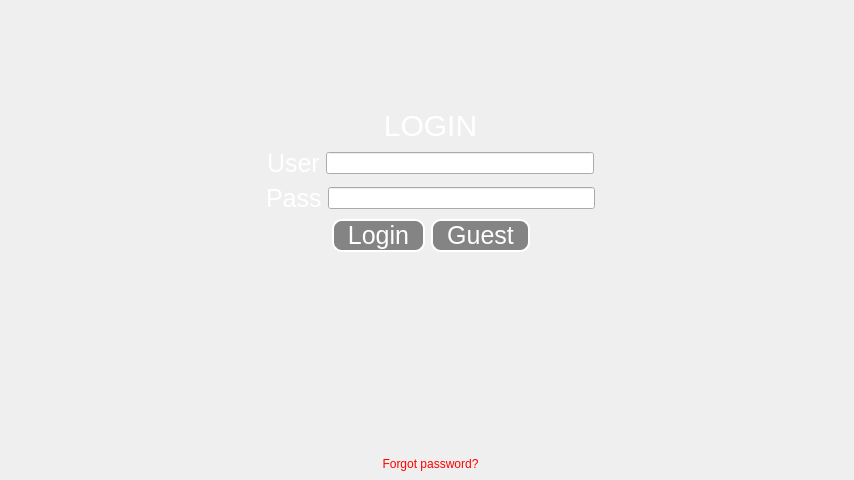
<?xml version="1.0" encoding="UTF-8"?>
<ui version="4.0">
 <class>Form</class>
 <widget class="QWidget" name="Form">
  <property name="geometry">
   <rect>
    <x>0</x>
    <y>0</y>
    <width>854</width>
    <height>480</height>
   </rect>
  </property>
  <property name="windowTitle">
   <string>Form</string>
  </property>
  <property name="styleSheet">
   <string notr="true"/>
  </property>
  <widget class="QWidget" name="gridLayoutWidget">
   <property name="geometry">
    <rect>
     <x>0</x>
     <y>0</y>
     <width>861</width>
     <height>471</height>
    </rect>
   </property>
   <layout class="QGridLayout" name="parentGridLayout">
    <item row="0" column="0">
     <layout class="QVBoxLayout" name="parentVLayout_2">
      <item>
       <layout class="QVBoxLayout" name="parentVLayout">
        <item>
         <spacer name="verticalSpacer_2">
          <property name="orientation">
           <enum>Qt::Vertical</enum>
          </property>
          <property name="sizeHint" stdset="0">
           <size>
            <width>20</width>
            <height>128</height>
           </size>
          </property>
         </spacer>
        </item>
        <item>
         <widget class="QLabel" name="loginLabel">
          <property name="styleSheet">
           <string notr="true">QLabel{
color:rgb(255,255,255);
font-size: 30px;
}</string>
          </property>
          <property name="text">
           <string>LOGIN</string>
          </property>
          <property name="alignment">
           <set>Qt::AlignCenter</set>
          </property>
         </widget>
        </item>
        <item>
         <layout class="QHBoxLayout" name="userFieldHLayout">
          <item>
           <spacer name="userLeftSpacer">
            <property name="orientation">
             <enum>Qt::Horizontal</enum>
            </property>
            <property name="sizeHint" stdset="0">
             <size>
              <width>40</width>
              <height>20</height>
             </size>
            </property>
           </spacer>
          </item>
          <item>
           <widget class="QLabel" name="userLabel">
            <property name="styleSheet">
             <string notr="true">QLabel{
color:rgb(255,255,255);
font-size: 25px;
}</string>
            </property>
            <property name="text">
             <string>User</string>
            </property>
           </widget>
          </item>
          <item>
           <widget class="QLineEdit" name="userLineField"/>
          </item>
          <item>
           <spacer name="userRightSpacer">
            <property name="orientation">
             <enum>Qt::Horizontal</enum>
            </property>
            <property name="sizeHint" stdset="0">
             <size>
              <width>40</width>
              <height>20</height>
             </size>
            </property>
           </spacer>
          </item>
         </layout>
        </item>
        <item>
         <layout class="QHBoxLayout" name="passwordFieldHLayout">
          <item>
           <spacer name="passLeftSpacer">
            <property name="orientation">
             <enum>Qt::Horizontal</enum>
            </property>
            <property name="sizeHint" stdset="0">
             <size>
              <width>40</width>
              <height>20</height>
             </size>
            </property>
           </spacer>
          </item>
          <item>
           <widget class="QLabel" name="passLabel">
            <property name="styleSheet">
             <string notr="true">QLabel{
color:rgb(255,255,255);
font-size: 25px;
}</string>
            </property>
            <property name="text">
             <string>Pass</string>
            </property>
           </widget>
          </item>
          <item>
           <widget class="QLineEdit" name="passLineField">
            <property name="echoMode">
             <enum>QLineEdit::Password</enum>
            </property>
           </widget>
          </item>
          <item>
           <spacer name="passRightSpacer">
            <property name="orientation">
             <enum>Qt::Horizontal</enum>
            </property>
            <property name="sizeHint" stdset="0">
             <size>
              <width>40</width>
              <height>20</height>
             </size>
            </property>
           </spacer>
          </item>
         </layout>
        </item>
        <item>
         <layout class="QHBoxLayout" name="horizontalLayout_2">
          <item>
           <spacer name="horizontalSpacer">
            <property name="orientation">
             <enum>Qt::Horizontal</enum>
            </property>
            <property name="sizeHint" stdset="0">
             <size>
              <width>40</width>
              <height>20</height>
             </size>
            </property>
           </spacer>
          </item>
          <item>
           <widget class="QPushButton" name="loginButton">
            <property name="styleSheet">
             <string notr="true">QPushButton{
border-style: outset;
border-width: 2px;
border-radius: 10px;
font-size: 25px;
background-color: rgb(132,132,132);
color: rgb(255,255,255);
}</string>
            </property>
            <property name="text">
             <string>  Login  </string>
            </property>
           </widget>
          </item>
          <item>
           <widget class="QPushButton" name="guestButton">
            <property name="styleSheet">
             <string notr="true">QPushButton{
border-style: outset;
border-width: 2px;
    border-radius: 10px;
background-color: rgb(132,132,132);
font-size: 25px;
color: rgb(255,255,255);
}</string>
            </property>
            <property name="text">
             <string>  Guest  </string>
            </property>
           </widget>
          </item>
          <item>
           <spacer name="horizontalSpacer_3">
            <property name="orientation">
             <enum>Qt::Horizontal</enum>
            </property>
            <property name="sizeHint" stdset="0">
             <size>
              <width>40</width>
              <height>20</height>
             </size>
            </property>
           </spacer>
          </item>
         </layout>
        </item>
       </layout>
      </item>
      <item>
       <widget class="QLabel" name="labelInfo">
        <property name="styleSheet">
         <string notr="true">QLabel{
color:rgb(255,255,255);
}</string>
        </property>
        <property name="text">
         <string/>
        </property>
        <property name="alignment">
         <set>Qt::AlignCenter</set>
        </property>
       </widget>
      </item>
      <item>
       <spacer name="verticalSpacer">
        <property name="orientation">
         <enum>Qt::Vertical</enum>
        </property>
        <property name="sizeHint" stdset="0">
         <size>
          <width>20</width>
          <height>198</height>
         </size>
        </property>
       </spacer>
      </item>
      <item>
       <widget class="QPushButton" name="forgotPassButton">
        <property name="styleSheet">
         <string notr="true">QPushButton{
	border-style: outset;
	border-width: 0px;
	color: red;
}</string>
        </property>
        <property name="text">
         <string>Forgot password?</string>
        </property>
       </widget>
      </item>
     </layout>
    </item>
   </layout>
  </widget>
 </widget>
 <resources/>
 <connections/>
</ui>
